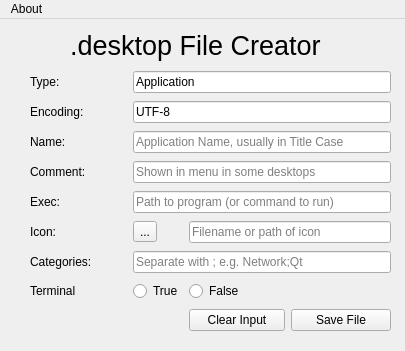
<?xml version="1.0" encoding="UTF-8"?>
<ui version="4.0">
 <class>MainWindow</class>
 <widget class="QMainWindow" name="MainWindow">
  <property name="geometry">
   <rect>
    <x>0</x>
    <y>0</y>
    <width>405</width>
    <height>351</height>
   </rect>
  </property>
  <property name="windowTitle">
   <string>.desktop File Creator</string>
  </property>
  <property name="windowIcon">
   <iconset resource="resources.qrc">
    <normaloff>:/images/video-display.png</normaloff>:/images/video-display.png</iconset>
  </property>
  <widget class="QWidget" name="centralwidget">
   <widget class="QLabel" name="label">
    <property name="geometry">
     <rect>
      <x>70</x>
      <y>10</y>
      <width>257</width>
      <height>32</height>
     </rect>
    </property>
    <property name="font">
     <font>
      <pointsize>20</pointsize>
     </font>
    </property>
    <property name="text">
     <string>.desktop File Creator</string>
    </property>
   </widget>
   <widget class="QWidget" name="">
    <property name="geometry">
     <rect>
      <x>10</x>
      <y>50</y>
      <width>381</width>
      <height>264</height>
     </rect>
    </property>
    <layout class="QGridLayout" name="gridLayout" columnminimumwidth="0,0,0,0,100">
     <item row="7" column="2">
      <widget class="QRadioButton" name="rbTerminalTrue">
       <property name="text">
        <string>True</string>
       </property>
      </widget>
     </item>
     <item row="7" column="3">
      <widget class="QRadioButton" name="rbTerminalFalse">
       <property name="text">
        <string>False</string>
       </property>
      </widget>
     </item>
     <item row="3" column="2" colspan="3">
      <widget class="QLineEdit" name="txtComment">
       <property name="placeholderText">
        <string>Shown in menu in some desktops</string>
       </property>
      </widget>
     </item>
     <item row="2" column="2" colspan="3">
      <widget class="QLineEdit" name="txtName">
       <property name="placeholderText">
        <string>Application Name, usually in Title Case</string>
       </property>
      </widget>
     </item>
     <item row="0" column="2" colspan="3">
      <widget class="QLineEdit" name="txtType">
       <property name="text">
        <string>Application</string>
       </property>
      </widget>
     </item>
     <item row="5" column="3" colspan="2">
      <widget class="QLineEdit" name="txtIcon">
       <property name="placeholderText">
        <string>Filename or path of icon</string>
       </property>
      </widget>
     </item>
     <item row="6" column="2" colspan="3">
      <widget class="QLineEdit" name="txtCategories">
       <property name="text">
        <string/>
       </property>
       <property name="placeholderText">
        <string>Separate with ; e.g. Network;Qt</string>
       </property>
      </widget>
     </item>
     <item row="1" column="2" colspan="3">
      <widget class="QLineEdit" name="txtEncoding">
       <property name="text">
        <string>UTF-8</string>
       </property>
      </widget>
     </item>
     <item row="5" column="2">
      <widget class="QToolButton" name="btnIconFile">
       <property name="text">
        <string>...</string>
       </property>
       <property name="icon">
        <iconset>
         <normalon>:/images/document-open.png</normalon>
        </iconset>
       </property>
       <property name="popupMode">
        <enum>QToolButton::InstantPopup</enum>
       </property>
      </widget>
     </item>
     <item row="4" column="2" colspan="3">
      <widget class="QLineEdit" name="txtExec">
       <property name="placeholderText">
        <string>Path to program (or command to run)</string>
       </property>
      </widget>
     </item>
     <item row="8" column="3">
      <widget class="QPushButton" name="btnClear">
       <property name="text">
        <string>Clear Input</string>
       </property>
      </widget>
     </item>
     <item row="8" column="4">
      <widget class="QPushButton" name="btnSaveFile">
       <property name="text">
        <string>Save File</string>
       </property>
      </widget>
     </item>
     <item row="7" column="1">
      <widget class="QLabel" name="label_9">
       <property name="text">
        <string>Terminal</string>
       </property>
      </widget>
     </item>
     <item row="6" column="1">
      <widget class="QLabel" name="label_8">
       <property name="text">
        <string>Categories:</string>
       </property>
      </widget>
     </item>
     <item row="5" column="1">
      <widget class="QLabel" name="label_7">
       <property name="text">
        <string>Icon:</string>
       </property>
      </widget>
     </item>
     <item row="4" column="1">
      <widget class="QLabel" name="label_6">
       <property name="text">
        <string>Exec:</string>
       </property>
      </widget>
     </item>
     <item row="3" column="1">
      <widget class="QLabel" name="label_5">
       <property name="text">
        <string>Comment: </string>
       </property>
      </widget>
     </item>
     <item row="2" column="1">
      <widget class="QLabel" name="label_4">
       <property name="text">
        <string>Name:</string>
       </property>
      </widget>
     </item>
     <item row="1" column="1">
      <widget class="QLabel" name="label_3">
       <property name="text">
        <string>Encoding:</string>
       </property>
      </widget>
     </item>
     <item row="8" column="0">
      <spacer name="horizontalSpacer">
       <property name="orientation">
        <enum>Qt::Horizontal</enum>
       </property>
       <property name="sizeType">
        <enum>QSizePolicy::Fixed</enum>
       </property>
       <property name="sizeHint" stdset="0">
        <size>
         <width>20</width>
         <height>20</height>
        </size>
       </property>
      </spacer>
     </item>
     <item row="0" column="1">
      <widget class="QLabel" name="label_2">
       <property name="text">
        <string>Type: </string>
       </property>
      </widget>
     </item>
    </layout>
   </widget>
  </widget>
  <widget class="QMenuBar" name="menubar">
   <property name="geometry">
    <rect>
     <x>0</x>
     <y>0</y>
     <width>405</width>
     <height>21</height>
    </rect>
   </property>
   <widget class="QMenu" name="menuAbout">
    <property name="title">
     <string>About</string>
    </property>
    <addaction name="actionAbout_desktop_File_Creator"/>
   </widget>
   <addaction name="menuAbout"/>
  </widget>
  <action name="actionAbout_desktop_File_Creator">
   <property name="text">
    <string>About this program</string>
   </property>
  </action>
 </widget>
 <tabstops>
  <tabstop>txtType</tabstop>
  <tabstop>txtEncoding</tabstop>
  <tabstop>txtName</tabstop>
  <tabstop>txtComment</tabstop>
  <tabstop>txtExec</tabstop>
  <tabstop>txtIcon</tabstop>
  <tabstop>txtCategories</tabstop>
  <tabstop>rbTerminalTrue</tabstop>
  <tabstop>rbTerminalFalse</tabstop>
  <tabstop>btnClear</tabstop>
  <tabstop>btnSaveFile</tabstop>
  <tabstop>btnIconFile</tabstop>
 </tabstops>
 <resources>
  <include location="resources.qrc"/>
 </resources>
 <connections/>
</ui>
